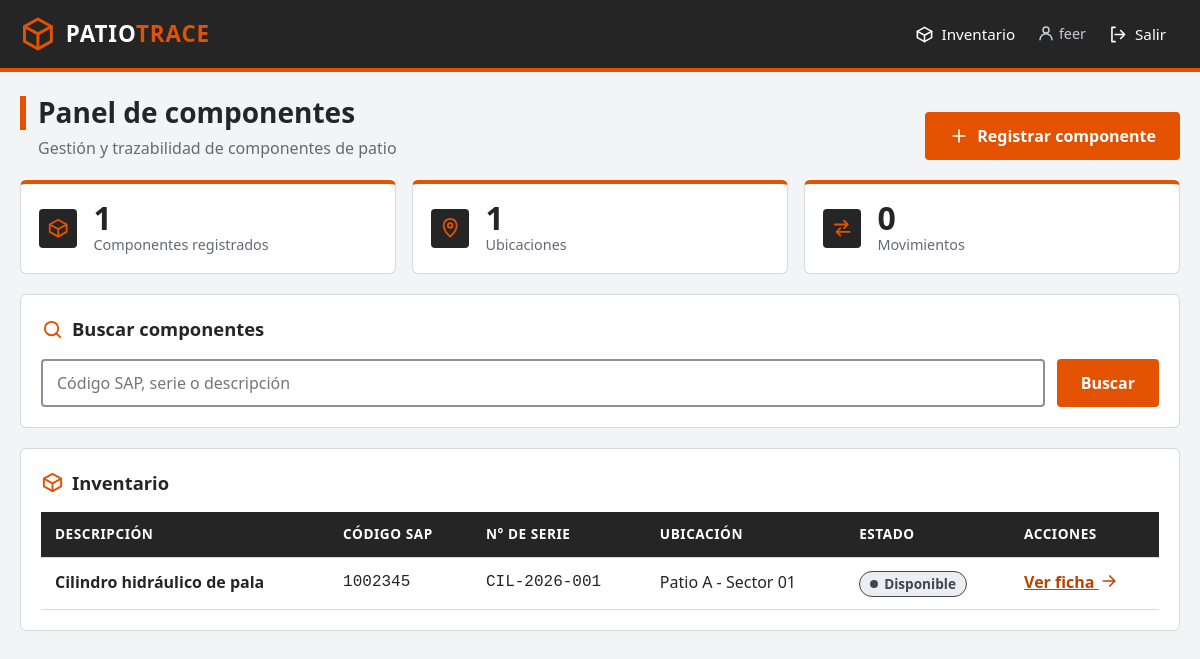
The app's page / (signed in) with its own data.
### componentes/models.py (models this page shows, shortened)
class Componente(models.Model):
    id = models.UUIDField(
        primary_key=True,
        default=uuid.uuid4,
        editable=False
    )
    codigo_sap = models.CharField(
        max_length=30,
        blank=True
    )
    numero_serie = models.CharField(
        max_length=100,
        blank=True
    )
    descripcion = models.CharField(max_length=255)
    ubicacion = models.CharField(
        max_length=100,
        blank=True
    )
    estado = models.CharField(
        max_length=50,
        default="Sin verificar"
    )
    fecha_registro = models.DateTimeField(
        auto_now_add=True
    )

### componentes/views.py (the view)
@login_required
def inicio(request):
    busqueda = request.GET.get("q", "").strip()
    componentes = Componente.objects.all().order_by(
        "-fecha_registro"
    )
    total = componentes.count()
    if busqueda:
        componentes = componentes.filter(
            Q(descripcion__icontains=busqueda)
            | Q(codigo_sap__icontains=busqueda)
            | Q(numero_serie__icontains=busqueda)
        )
    return render(
        request,
        "componentes/inicio.html",
        {
            "componentes": componentes,
            "total": total,
            "total_ubicaciones": (
                Componente.objects.exclude(ubicacion="")
                .values("ubicacion").distinct().count()
            ),
            "total_movimientos": Movimiento.objects.count(),
            "busqueda": busqueda,
        }
    )

### componentes/templates/componentes/inicio.html (shortened to what this page needs)
{% extends "componentes/base.html" %}
{% block contenido %}
<div class="page-head">
    <div>
        <h1>Panel de componentes</h1>
        <p class="subtitulo">Gestión y trazabilidad de componentes de patio</p>
    </div>
    {% if perms.componentes.add_componente %}
        <a href="{% url 'registrar_componente' %}" class="btn">
            <svg class="icono" aria-hidden="true"><use href="#i-mas"/></svg>
            Registrar componente
        </a>
    {% endif %}
</div>
<section class="resumen" aria-label="Resumen">
    <div class="stat">
        <svg class="icono" aria-hidden="true"><use href="#i-caja"/></svg>
        <div>
            <div class="stat-valor">{{ total }}</div>
            <div class="stat-etiqueta">Componentes registrados</div>
        </div>
    </div>
    <div class="stat">
        <svg class="icono" aria-hidden="true"><use href="#i-pin"/></svg>
        <div>
            <div class="stat-valor">{{ total_ubicaciones }}</div>
            <div class="stat-etiqueta">Ubicaciones</div>
        </div>
    </div>
    <div class="stat">
        <svg class="icono" aria-hidden="true"><use href="#i-mov"/></svg>
        <div>
            <div class="stat-valor">{{ total_movimientos }}</div>
            <div class="stat-etiqueta">Movimientos</div>
        </div>
    </div>
</section>
<section class="card">
    <h2><svg class="icono" aria-hidden="true"><use href="#i-buscar"/></svg> Buscar componentes</h2>
    <form method="get" class="busqueda" role="search">
        <input id="q" type="search" name="q"
               placeholder="Código SAP, serie o descripción"
               value="{{ busqueda }}">
        <button class="btn" type="submit">Buscar</button>
    </form>
</section>
<section class="card">
    <h2><svg class="icono" aria-hidden="true"><use href="#i-caja"/></svg> Inventario</h2>
    {% if componentes %}
        <div class="tabla-wrap inventario">
            <table>
                <thead>
                    <tr>
                        <th scope="col">Descripción</th>
                        <th scope="col">Código SAP</th>
                        <th scope="col">N° de serie</th>
                        <th scope="col">Ubicación</th>
                        <th scope="col">Estado</th>
                        <th scope="col">Acciones</th>
                    </tr>
                </thead>
                <tbody>
                    {% for componente in componentes %}
                    <tr>
                        <td><strong>{{ componente.descripcion }}</strong></td>
                        <td class="mono">{{ componente.codigo_sap|default:"—" }}</td>
                        <td class="mono">{{ componente.numero_serie|default:"—" }}</td>
                        <td>{{ componente.ubicacion|default:"Sin asignar" }}</td>
                        <td>{% include "componentes/_estado.html" %}</td>
                        <td>
                            <a href="{% url 'detalle_componente' componente.id %}">
                                Ver ficha
                                <svg class="icono" aria-hidden="true"><use href="#i-flecha"/></svg>
                            </a>
                        </td>
                    </tr>
                    {% endfor %}
                </tbody>
            </table>
        </div>
    {% else %}
        <p class="muted">No se encontraron componentes.</p>
    {% endif %}
</section>
{% endblock %}

### componentes/templates/componentes/base.html (shortened to what this page needs)
{% load static %}<!DOCTYPE html>
<html lang="es">
<head>
    <link rel="stylesheet" href="{% static 'componentes/patiotrace.css' %}">
</head>
<body>
    <header class="topbar">
        <div class="topbar-inner">
            <a class="marca" href="{% url 'inicio' %}">
                <svg class="icono" aria-hidden="true"><use href="#i-logo"/></svg>
                <span>Patio<em>Trace</em></span>
            </a>
            <nav class="nav" aria-label="Principal">
                <a href="{% url 'inicio' %}">
                    <svg class="icono" aria-hidden="true"><use href="#i-caja"/></svg>
                    Inventario
                </a>
                {% if user.is_authenticated %}
                    <span class="usuario">
                        <svg class="icono" aria-hidden="true"><use href="#i-usuario"/></svg>
                        {{ user.get_username }}
                    </span>
                    <form method="post" action="{% url 'admin:logout' %}">
                        <button type="submit">
                            <svg class="icono" aria-hidden="true"><use href="#i-salir"/></svg>
                            Salir
                        </button>
                    </form>
                {% endif %}
            </nav>
        </div>
    </header>
    <main>
        {% block contenido %}
        {% endblock %}
    </main>
</body>
</html>

### componentes/templates/componentes/_estado.html (shortened to what this page needs)
{% with e=componente.estado|lower %}<span class="estado">{{ componente.estado }}</span>{% endwith %}

### componentes/static/componentes/patiotrace.css (style rules this page uses)
:root { --naranja: #E25200; --naranja-oscuro: #BA4300; --grafito: #252525; --fondo: #F3F4F6; --blanco: #FFFFFF; --secundario: #626B76; --borde: #D5D8DD; --ok: #1E7B34; --ok-bg: #E3F4E7; --alerta: #8A5A00; --alerta-bg: #FFF1CC; --error: #B42318; --error-bg: #FDE8E6; }
* { box-sizing: border-box; }
html { -webkit-text-size-adjust: 100%; }
body { margin: 0; font-family: "Segoe UI", Roboto, Arial, sans-serif; font-size: 16px; line-height: 1.5; background: var(--fondo); color: var(--grafito); }
a { color: var(--naranja-oscuro); }
.icono { width: 1.25em; height: 1.25em; flex: none; fill: none; stroke: currentColor; stroke-width: 2; stroke-linecap: round; stroke-linejoin: round; vertical-align: -0.2em; }
.topbar { background: var(--grafito); color: var(--blanco); border-bottom: 4px solid var(--naranja); }
.topbar-inner { max-width: 1200px; margin: 0 auto; padding: 12px 20px; display: flex; align-items: center; justify-content: space-between; gap: 16px; flex-wrap: wrap; }
.marca { display: inline-flex; align-items: center; gap: 10px; color: var(--blanco); font-size: 1.4rem; font-weight: 700; letter-spacing: 0.04em; text-decoration: none; text-transform: uppercase; }
.marca .icono { color: var(--naranja); width: 1.6em; height: 1.6em; }
.marca span em { color: var(--naranja); font-style: normal; }
.nav { display: flex; align-items: center; gap: 8px; flex-wrap: wrap; }
.nav a, .nav button { display: inline-flex; align-items: center; gap: 8px; min-height: 44px; padding: 0 14px; color: var(--blanco); background: transparent; border: 0; border-radius: 4px; font: inherit; font-size: 0.95rem; text-decoration: none; cursor: pointer; }
.nav .usuario { color: #C9CDD2; font-size: 0.9rem; }
.nav form { margin: 0; }
main { max-width: 1200px; margin: 0 auto; padding: 24px 20px 48px; }
.page-head { display: flex; align-items: flex-end; justify-content: space-between; gap: 16px; flex-wrap: wrap; margin-bottom: 20px; }
h1 { margin: 0; font-size: 1.75rem; line-height: 1.2; border-left: 6px solid var(--naranja); padding-left: 12px; }
h2 { margin: 0 0 16px; font-size: 1.15rem; display: flex; align-items: center; gap: 8px; }
h2 .icono { color: var(--naranja); }
.subtitulo { margin: 6px 0 0 18px; color: var(--secundario); }
.card { background: var(--blanco); border: 1px solid var(--borde); border-radius: 6px; padding: 20px; margin-bottom: 20px; }
.btn { display: inline-flex; align-items: center; justify-content: center; gap: 8px; min-height: 48px; padding: 0 22px; background: var(--naranja); color: var(--blanco); border: 2px solid var(--naranja); border-radius: 4px; font: inherit; font-weight: 700; text-decoration: none; cursor: pointer; }
.resumen { display: grid; grid-template-columns: repeat(auto-fit, minmax(220px, 1fr)); gap: 16px; margin-bottom: 20px; }
.stat { display: flex; align-items: center; gap: 16px; background: var(--blanco); border: 1px solid var(--borde); border-top: 4px solid var(--naranja); border-radius: 6px; padding: 18px; }
.stat .icono { width: 2.4rem; height: 2.4rem; padding: 8px; background: var(--grafito); color: var(--naranja); border-radius: 4px; }
.stat-valor { font-size: 2rem; font-weight: 700; line-height: 1; }
.stat-etiqueta { color: var(--secundario); font-size: 0.9rem; }
.busqueda { display: flex; gap: 12px; flex-wrap: wrap; }
.busqueda input { flex: 1 1 260px; }
input, select, textarea { width: 100%; min-height: 48px; padding: 10px 14px; background: var(--blanco); color: var(--grafito); border: 2px solid #8A9099; border-radius: 4px; font: inherit; }
.estado { display: inline-flex; align-items: center; gap: 6px; padding: 2px 10px; border-radius: 999px; border: 1px solid currentColor; font-size: 0.85rem; font-weight: 700; white-space: nowrap; background: #ECEEF1; color: #3F4650; }
.estado::before { content: ""; width: 8px; height: 8px; border-radius: 50%; background: currentColor; }
.tabla-wrap { overflow-x: auto; }
table { width: 100%; border-collapse: collapse; }
th, td { padding: 12px 14px; text-align: left; border-bottom: 1px solid var(--borde); vertical-align: top; }
th { background: var(--grafito); color: var(--blanco); font-size: 0.85rem; text-transform: uppercase; letter-spacing: 0.04em; }
td a { font-weight: 700; }
.mono { font-family: Consolas, "Courier New", monospace; }

### records on screen
Componente: descripcion "Cilindro hidráulico de pala", codigo_sap "1002345", numero_serie "CIL-2026-001", ubicacion "Patio A - Sector 01", estado "Disponible"

### other values on screen
{{ user.get_username }} "feer"
{{ total }} "1"
{{ total_ubicaciones }} "1"
{{ total_movimientos }} "0"
